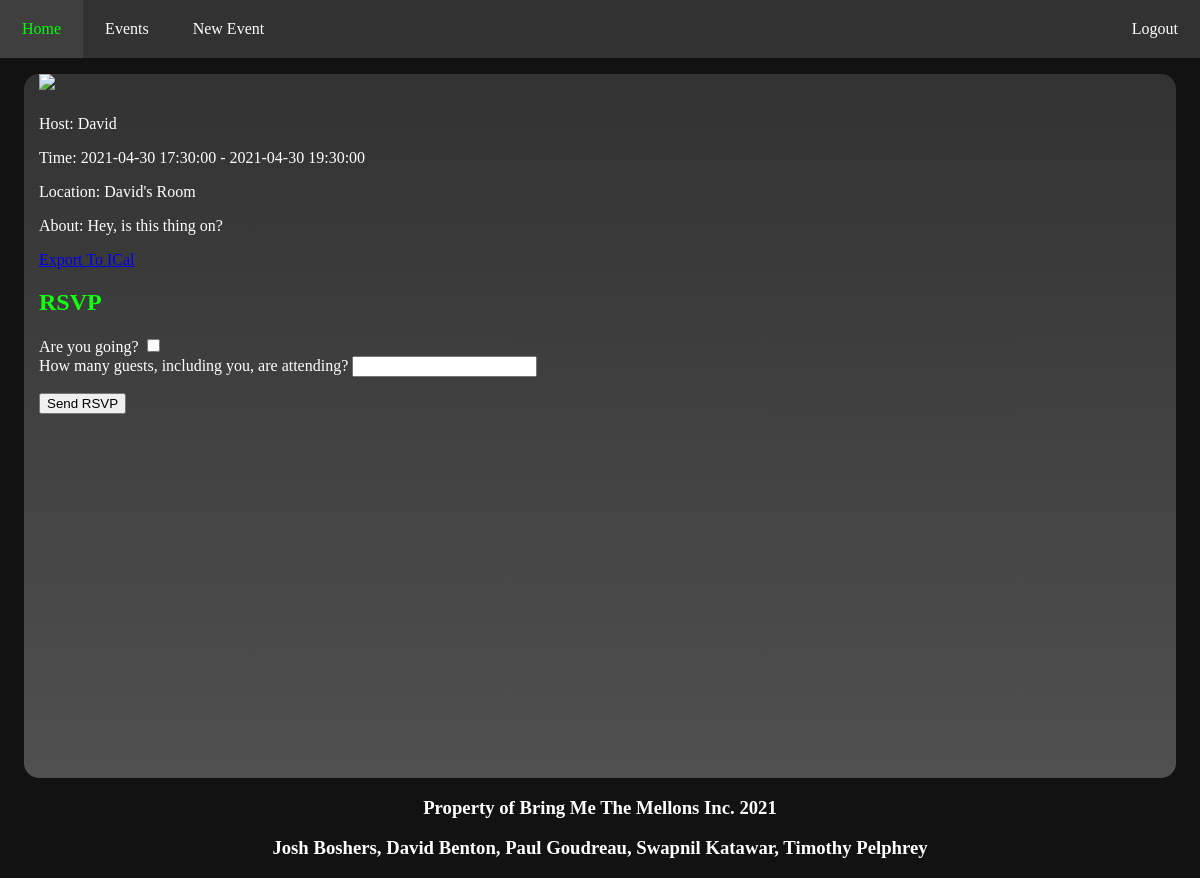
The page /events/1 (signed in) on the database as committed earlier.
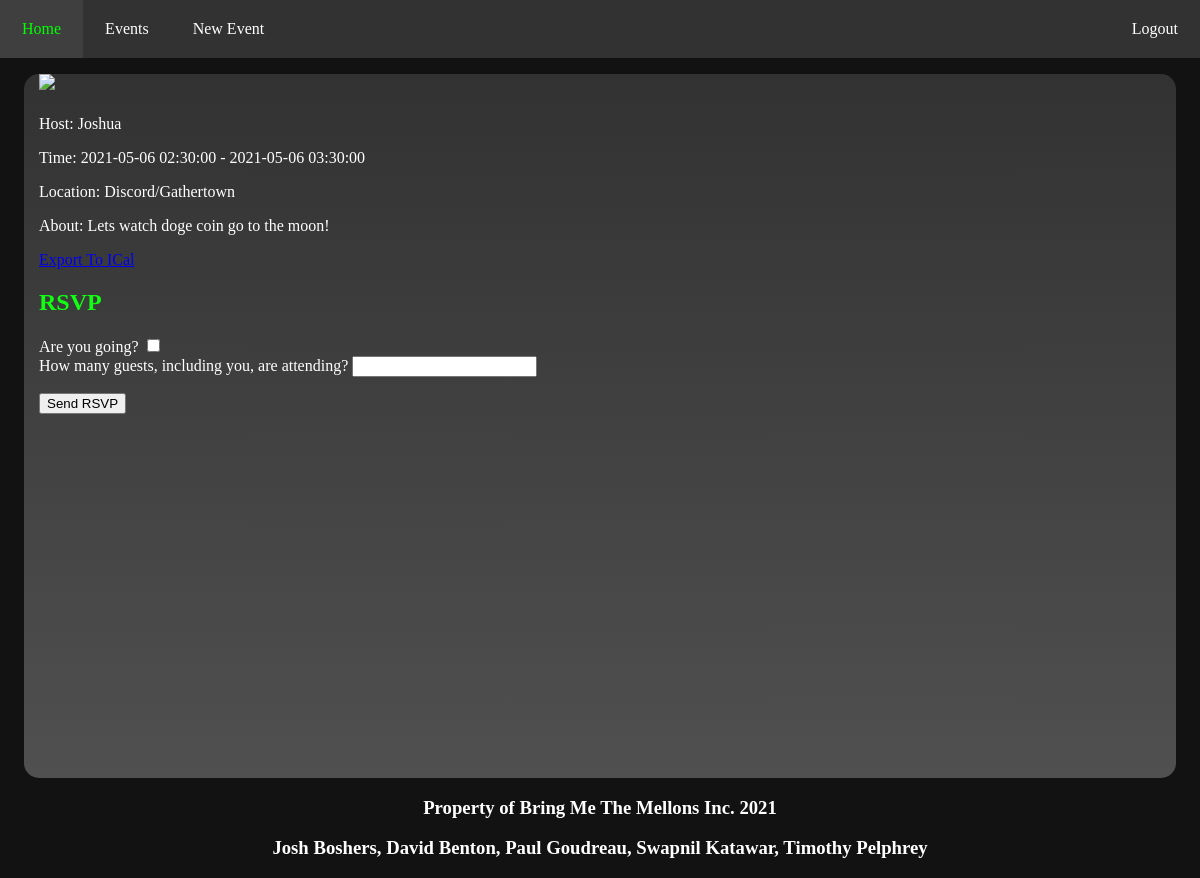
The same page on the database as committed later.
### database/models.py (models this page shows, shortened)
class User(db.Model):
    id = db.Column('id', db.Integer, primary_key=True)
    first_name = db.Column('first_name', db.String(50), nullable=False)
    last_name = db.Column('last_name', db.String(50), nullable=False)
    password = db.Column('password', db.String(50), nullable=False)
    email = db.Column('email', db.String(50), unique=True, nullable=False)
    events = db.relationship('Event', backref='user', lazy=True)
    rsvps = db.relationship('RSVP', backref='user', lazy=True)

class Event(db.Model):
    id = db.Column('id', db.Integer, primary_key=True)
    host_id = db.Column(db.Integer, db.ForeignKey('user.id'), nullable=False)
    name = db.Column('name', db.String(100), nullable=False)
    is_private = db.Column('is_private', db.Boolean, default=False, nullable=False)
    location = db.Column('location', db.String(200), nullable=False)
    start_time = db.Column('start_time', db.DateTime, nullable=False)
    end_time = db.Column('end_time', db.DateTime)
    image = db.Column('image', db.String(50))
    description = db.Column('description', db.VARCHAR, nullable=False)
    rsvps = db.relationship('RSVP', backref='event', cascade='all, delete-orphan', lazy=True)

### app.py (the view)
@app.route('/events/<int:event_id>')
def event(event_id: int):
    if session.get('user'):
        form = RSVPForm()
        event = db.session.query(Event).filter_by(id=event_id).one()
        host_name = db.session.query(User).filter_by(id=event.host_id).one().first_name
        is_host = event.host_id == session.get('user_id')
        return render_template('event.html', event=event, host_name=host_name,
         is_host=is_host, form=form)
    return redirect(url_for('login'))

### forms.py
class RSVPForm(FlaskForm):
    class Meta:
        csrf = False
    is_going = BooleanField('Are you going?')
    guests = IntegerField('How many guests, including you, are attending?')
    submit = SubmitField('Send RSVP')

### templates/event.html (shortened to what this page needs)
<!DOCTYPE html>
<html lang="en">
    <head>
        <link rel="stylesheet" href="{{ url_for('static', filename='css/main.css') }}">
    </head>
    <body>
        <nav>
        <ul id="navbar">
          <li><a class="nav-link" href="/index"> Home </a></li>
          <li><a class="nav-link"  href="/events"> Events </a></li>
          <li><a class="nav-link"  href="/events/new"> New Event </a></li>
            {% if session['user'] %}
            <div class="nav-right">
            <li><a class="nav-link" id="login"  href="/logout"> Logout </a></li>
            </div>
            {% else %}
            <div class="nav-right">
            <li><a class="nav-link" id="login"  href="/login"> Login </a></li>
            </div>
            {% endif %}
        </ul>
      </nav>
      <div class="row">
      <div class="spacer"></div>
      <div class="event_frame_l">
        <img src={{ event.image }} class="event_thumb">
        <p> Host: {{ host_name }} </p>
        <p> Time: {{ event.start_time }} - {{ event.end_time }} </p>
        <p> Location: {{ event.location }} </p>
        <p> About: {{ event.description }}</p>
          <a href="/events/{{ event.id }}/download">Export To ICal</a>
        {% if not is_host %}
        <form action="{{ url_for('rsvp', event_id=event.id) }}" method="post">
            <div class="formwrapper">
                <h2 class="title">RSVP</h2>
                <div class="form-field">
                    <p>{{ form.is_going.label }} {{ form.is_going }} <br/>
                    {{ form.guests.label }} {{ form.guests }}</p>
                </div>
                {{ form.submit }}
            </div>
        </form>
        {% endif %}
      </div>
      <div class="spacer"></div>
    </div>
    <div class="footer">
        <h3>Property of Bring Me The Mellons Inc. 2021</h3>
        <h3>Josh Boshers, David Benton, Paul Goudreau, Swapnil Katawar, Timothy Pelphrey</h3>
    </div>
    </body>
</html>

Rows that differ between the two databases and show on the page:
changed User: first_name "David" → "Joshua"
changed Event: start_time "2021-04-30 17:30:00" → "2021-05-06 02:30:00"; end_time "2021-04-30 19:30:00" → "2021-05-06 03:30:00"; location "David's Room" → "Discord/Gathertown"; description "Hey, is this thing on?" → "Lets watch doge coin go to the moon!"
